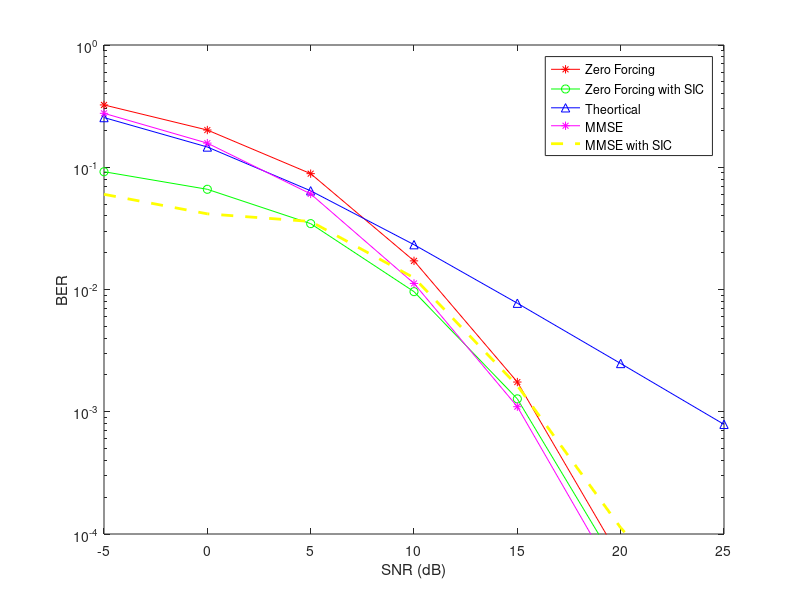

Here is the MATLAB script that generated this plot:
%%  Samaa Hany Seif Elyazal            %%%%%%%%%%%%%%%%%
%%  Wireless Communication, Intake 42  %%%%%%%%%%%%%%%%%
%%  Spathial Multipexing               %%%%%%%%%%%%%%%%%
%%%%%%%%%%%%%%%%%%%%%%%%%%%%%%%%%%%%%%%%%%%%%%%%%%%%%%%%
clc;
clear ;
close all;
%% Intialization
SNRv=-5:5:25;
N=6;
M=4;
Nb=2; % no of Bits Per QPSK SymbolNs=2; % no of QPSK Symbols
Ns=4;
NI=2000;
P=1;
for x=1:length(SNRv)
SNR=SNRv(x);%Signal To Noise Ratio in dB 
Nerrors=0;
NerrorsSIC=0;
Nerrorsmmse=0;
NerrorsmmseSIC=0;
iteration=0;
snr=10^(SNR/10);
N0=P/snr;

while Nerrors<800 && iteration<10000
%% Generate Symbols
I=randi([0 1],M,1);
Q=randi([0 1],M,1);
S=((2.*I-1)+1i.*(2.*Q-1))./sqrt(2);

%% Channel Estimation
H=(1/sqrt(2)).*(randn(N,M)+1i.*randn(N,M));
%% Noise
n=sqrt(N0/2)*(randn(N,1)+1i*randn(N,1));
%% Received Signal
y=H*S*sqrt(P/M)+n;
%% GZF Detector
Gzf=pinv(H);
%% ZF Decoding
S_hat=Gzf*y;
I_real=real(S_hat)>0;
Q_imag=imag(S_hat)>0;
Nerrors=Nerrors+sum(I_real~=I)+sum(Q_imag~=Q);
%% ZF SIC Deccoding
r=y;
h=H;
i=I;
q=Q;
R_hat=S_hat;
while length(i)~=1
norm_G=abs(Gzf).^2;
D=sum(norm_G,2);
index=find(D==min(D));
r=r-h(:,index)*R_hat(index,:)*sqrt(P/M);
Gzf(index,:)=[];
R=Gzf*r;
I_real=real(R)>0;
Q_imag=imag(R)>0;
i(index)=[];
q(index)=[];
h(:,index)=[];
R_hat(index,:)=[];
end
NerrorsSIC=NerrorsSIC+sum(I_real~=i)+sum(Q_imag~=q);
%% GMMSE Detector
Gmmse=inv(N0*eye(M)+(P/M)*(H'*H))*H';
%% MMSE Decoding
S_hat=Gmmse*y;
I_real=real(S_hat)>0;
Q_imag=imag(S_hat)>0;
Nerrorsmmse=Nerrorsmmse+sum(I_real~=I)+sum(Q_imag~=Q);
%% MMSE SIC Deccoding
r=y;
h=H;
i=I;
q=Q;
R_hat=S_hat;
while length(i)~=1  
norm_G=abs(Gmmse).^2;
D=sum(norm_G,2);
index=find(D==min(D));
r=r-h(:,index)*R_hat(index,:)*sqrt(P/M);
Gmmse(index,:)=[];
R=Gmmse*r;
I_real=real(R)>0;
Q_imag=imag(R)>0;
i(index)=[];
q(index)=[];
h(:,index)=[];
R_hat(index,:)=[];
end
NerrorsmmseSIC=NerrorsmmseSIC+sum(I_real~=i)+sum(Q_imag~=q);
iteration=iteration+1;
end
SNRv(x)
Nerrors
NerrorsSIC
%iteration
berzf(x)=Nerrors/(Nb*Ns*iteration);
berzfSIC(x)=NerrorsSIC/(Nb*Ns*iteration);
bermmse(x)=Nerrorsmmse/(Nb*Ns*iteration);
bermmseSIC(x)=NerrorsmmseSIC/(Nb*Ns*iteration);
theoryBer_nRx1(x) = 0.5.*(1-1*(1+1./snr).^(-0.5)); 
end
%% Plotting
semilogy(SNRv,berzf,'r-*',SNRv,berzfSIC,'g-o',SNRv,theoryBer_nRx1,'b-^',SNRv,bermmse,'m-*',SNRv,bermmseSIC,'y--','linewidth',2);
legend('Zero Forcing','Zero Forcing with SIC','Theortical','MMSE','MMSE with SIC');
xlabel('SNR (dB)');
ylabel('BER')
axis([min(SNRv),max(SNRv),1e-4,1]);